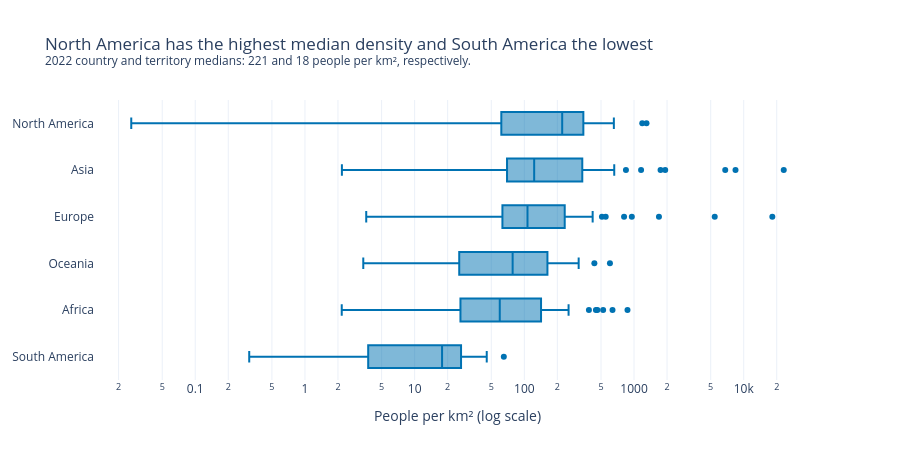

The code cell stored with this chart in its notebook:
### Markdown cell above
**Chart choice & justification:** *Which chart did you choose, and why? Justify design choices.

*ANSWER* - I used one box for each continent to show how crowded its countries are. The line inside each box shows the middle value. North America has the highest middle value, at about 221 people per km². South America has the lowest, at about 18

### Code cell
# Q4
# YOUR CODE HERE
# Q4 — Distribution of country and territory densities within continents
medians = df.groupby("Continent")["Density"].median().sort_values(ascending=False)

fig = px.box(
    df, x="Density", y="Continent", orientation="h", log_x=True,
    points="outliers", hover_name="Country",
    category_orders={"Continent": medians.index.tolist()},
    color_discrete_sequence=[blue],
    labels={"Density": "People per km² (log scale)"},
    title="North America has the highest median density and South America the lowest"
          "<br><sup>2022 country and territory medians: 221 and 18 people per km², respectively.</sup>",
)
fig.update_yaxes(title=None, showgrid=False)
fig.update_layout(height=460)
fig.show()

### Figure 1 — Plotly figure (JSON) as saved in the notebook; plotly's stock layout.template omitted (floating-point values rounded to 4 significant figures; data arrays with more than 128 entries replaced by an {"elided": "..."} marker saying what was removed)
{"data": [{"alignmentgroup": "True", "boxpoints": "outliers", "hovertemplate": "<b>%{hovertext}</b><br><br>People per km² (log scale)=%{x}<br>Continent=%{y}<extra></extra>", "hovertext": {"elided": "234 str values"}, "legendgroup": "", "marker": {"color": "#0072B2"}, "name": "", "notched": false, "offsetgroup": "", "orientation": "h", "showlegend": false, "type": "box", "x": {"elided": "234 float values"}, "x0": " ", "xaxis": "x", "y": {"elided": "234 str values"}, "y0": " ", "yaxis": "y"}], "layout": {"boxmode": "group", "height": 460, "legend": {"tracegroupgap": 0}, "title": {"text": "North America has the highest median density and South America the lowest<br><sup>2022 country and territory medians: 221 and 18 people per km², respectively.</sup>"}, "xaxis": {"anchor": "y", "domain": [0, 1], "title": {"text": "People per km² (log scale)"}, "type": "log"}, "yaxis": {"anchor": "x", "categoryarray": ["South America", "Africa", "Oceania", "Europe", "Asia", "North America"], "categoryorder": "array", "domain": [0, 1], "showgrid": false, "title": {}}}}
